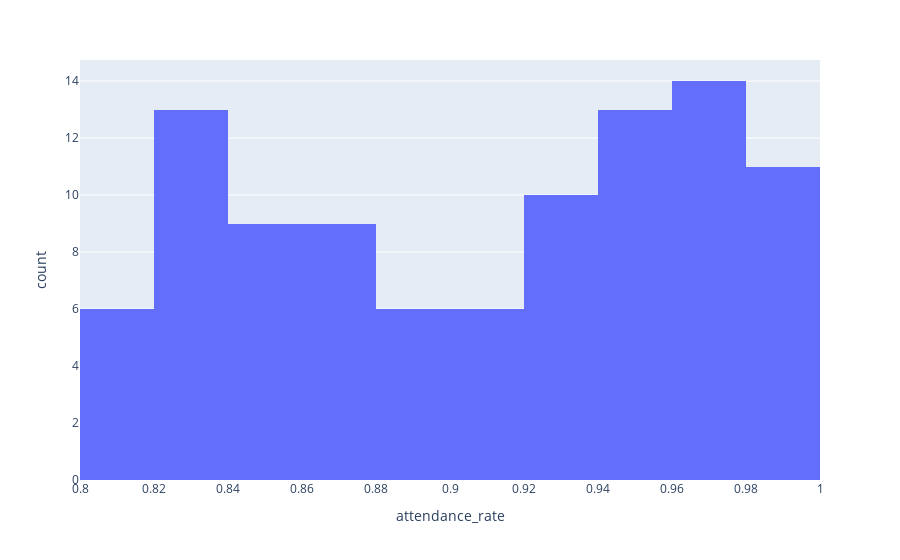

The cell this chart's notebook holds for it:
### Markdown cell above
Histogram using plotly:

### Code cell
fig = px.histogram(student_marks, x = 'attendance_rate')
fig.show()

### Figure 1 — Plotly figure (JSON) as saved in the notebook; plotly's stock layout.template omitted (floating-point values rounded to 4 significant figures)
{"data": [{"bingroup": "x", "hovertemplate": "attendance_rate=%{x}<br>count=%{y}<extra></extra>", "legendgroup": "", "marker": {"color": "#636efa", "pattern": {"shape": ""}}, "name": "", "orientation": "v", "showlegend": false, "type": "histogram", "x": [0.89, 0.98, 0.83, 0.92, 0.8, 0.94, 0.95, 0.97, 0.84, 0.97, 0.8, 0.92, 0.93, 0.84, 0.94, 0.99, 0.87, 0.96, 0.95, 0.99, 0.92, 0.95, 0.98, 0.89, 0.85, 0.88, 0.82, 0.81, 0.9, 1.0, 0.97, 0.85, 0.86, 0.99, 0.95, 1.0, 0.92, 0.96, 0.96, 0.97, 0.83, 0.87, 1.0, 0.88, 0.83, 0.83, 0.88, 0.84, 0.98, 0.87, 0.91, 0.99, 0.99, 0.87, 0.97, 0.98, 0.97, 0.97, 0.87, 0.93, 0.91, 0.83, 0.8, 0.92, 0.88, 0.97, 0.92, 0.94, 0.85, 0.91, 0.95, 0.84, 0.81, 0.82, 0.93, 0.99, 0.94, 0.91, 0.96, 0.94, 0.92, 0.86, 0.85, 0.95, 0.82, 0.83, 0.86, 0.96, 0.83, 0.86, 0.84, 0.81, 0.82, 0.91, 0.82, 0.94, 0.83, 0.97, 0.98, 0.95], "xaxis": "x", "yaxis": "y"}], "layout": {"barmode": "relative", "legend": {"tracegroupgap": 0}, "margin": {"t": 60}, "xaxis": {"anchor": "y", "domain": [0, 1], "title": {"text": "attendance_rate"}}, "yaxis": {"anchor": "x", "domain": [0, 1], "title": {"text": "count"}}}}
